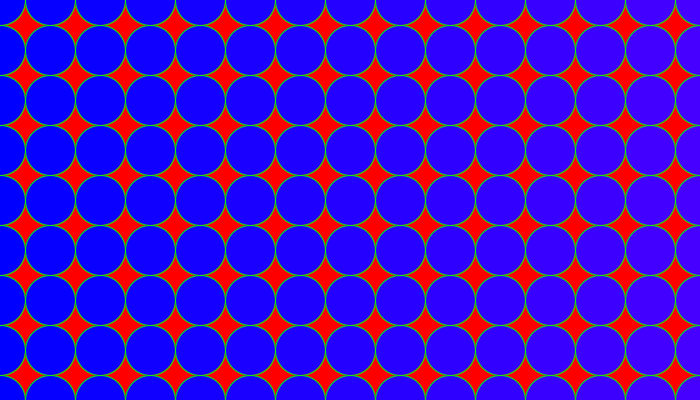
Frame 1 (no input)
Frame 60 (the mouse pressed at the canvas centre just before this capture): identical to frame 1, image omitted
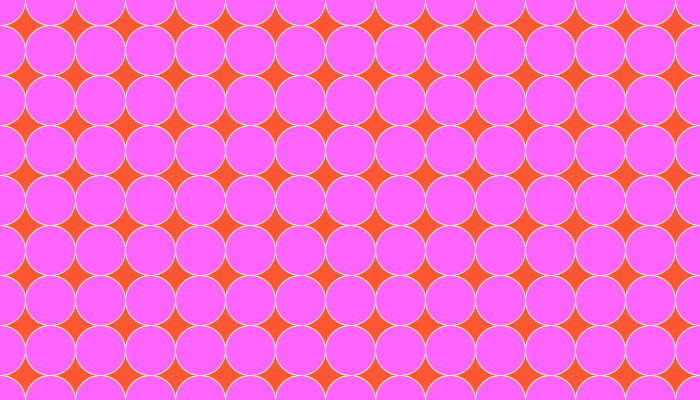
Frame 120 (the mouse held since frame 60 and released just before this capture)

The Processing sketch that drew these frames (run headless with seeded random() and noise(); from frame 60 on, the mouse is pressed at the canvas centre):

// Processing sketch: processing_39654
// ── processing_39654.pde

Circle myCircle;
int dia = 50;
void setup() {
  size(700, 400);
  myCircle = new Circle();
}
void draw() {
  background(255,mouseX/4,mouseY/4);
 
//ellipseMode(CENTER);
  for (int x=0; x<width+dia; x+=dia) {
    for (int y=0; y<height+dia; y+=dia) {
      myCircle.display(x,y,dia);
    }
  }
}
class Circle {
  void display(int x, int y, int dia) {
    stroke(mouseX,255,mouseY);
    smooth();
    fill(mouseX+x/10,mouseY/2,255);
    ellipseMode(CENTER);
    ellipse(x, y, dia, dia);
    
  }
}
